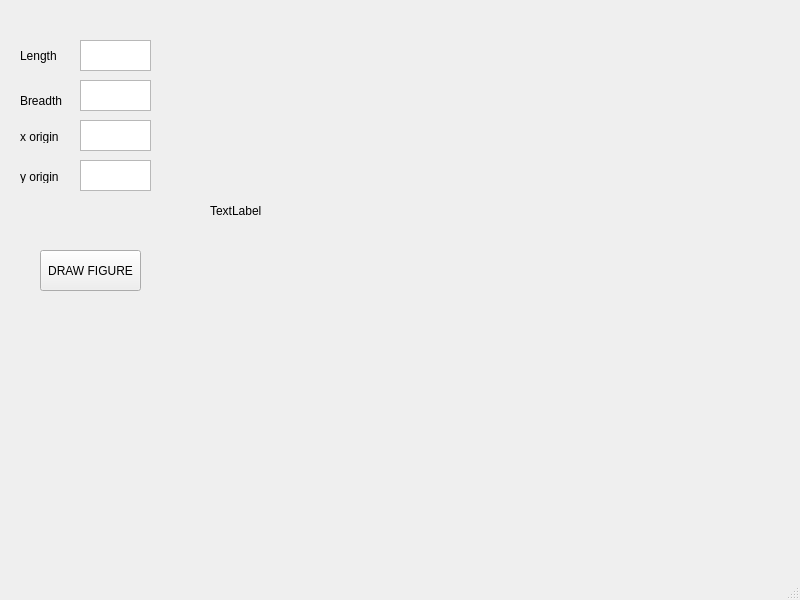
<?xml version="1.0" encoding="UTF-8"?>
<ui version="4.0">
 <class>MainWindow</class>
 <widget class="QMainWindow" name="MainWindow">
  <property name="geometry">
   <rect>
    <x>0</x>
    <y>0</y>
    <width>800</width>
    <height>600</height>
   </rect>
  </property>
  <property name="windowTitle">
   <string>MainWindow</string>
  </property>
  <widget class="QWidget" name="centralwidget">
   <widget class="QLabel" name="label">
    <property name="geometry">
     <rect>
      <x>20</x>
      <y>40</y>
      <width>51</width>
      <height>31</height>
     </rect>
    </property>
    <property name="text">
     <string>Length</string>
    </property>
   </widget>
   <widget class="QLabel" name="label_2">
    <property name="geometry">
     <rect>
      <x>20</x>
      <y>90</y>
      <width>51</width>
      <height>21</height>
     </rect>
    </property>
    <property name="text">
     <string>Breadth</string>
    </property>
   </widget>
   <widget class="QTextEdit" name="textEdit">
    <property name="geometry">
     <rect>
      <x>80</x>
      <y>40</y>
      <width>71</width>
      <height>31</height>
     </rect>
    </property>
   </widget>
   <widget class="QTextEdit" name="textEdit_2">
    <property name="geometry">
     <rect>
      <x>80</x>
      <y>80</y>
      <width>71</width>
      <height>31</height>
     </rect>
    </property>
   </widget>
   <widget class="QPushButton" name="pushButton">
    <property name="geometry">
     <rect>
      <x>40</x>
      <y>250</y>
      <width>101</width>
      <height>41</height>
     </rect>
    </property>
    <property name="text">
     <string>DRAW FIGURE</string>
    </property>
   </widget>
   <widget class="QLabel" name="label_3">
    <property name="geometry">
     <rect>
      <x>220</x>
      <y>20</y>
      <width>401</width>
      <height>401</height>
     </rect>
    </property>
    <property name="text">
     <string/>
    </property>
   </widget>
   <widget class="QLabel" name="label_4">
    <property name="geometry">
     <rect>
      <x>210</x>
      <y>10</y>
      <width>401</width>
      <height>401</height>
     </rect>
    </property>
    <property name="text">
     <string>TextLabel</string>
    </property>
   </widget>
   <widget class="QTextEdit" name="textEdit_3">
    <property name="geometry">
     <rect>
      <x>80</x>
      <y>120</y>
      <width>71</width>
      <height>31</height>
     </rect>
    </property>
   </widget>
   <widget class="QTextEdit" name="textEdit_4">
    <property name="geometry">
     <rect>
      <x>80</x>
      <y>160</y>
      <width>71</width>
      <height>31</height>
     </rect>
    </property>
   </widget>
   <widget class="QLabel" name="label_5">
    <property name="geometry">
     <rect>
      <x>20</x>
      <y>130</y>
      <width>47</width>
      <height>13</height>
     </rect>
    </property>
    <property name="text">
     <string>x origin</string>
    </property>
   </widget>
   <widget class="QLabel" name="label_6">
    <property name="geometry">
     <rect>
      <x>20</x>
      <y>170</y>
      <width>47</width>
      <height>13</height>
     </rect>
    </property>
    <property name="text">
     <string>y origin</string>
    </property>
   </widget>
  </widget>
  <widget class="QMenuBar" name="menubar">
   <property name="geometry">
    <rect>
     <x>0</x>
     <y>0</y>
     <width>800</width>
     <height>21</height>
    </rect>
   </property>
  </widget>
  <widget class="QStatusBar" name="statusbar"/>
 </widget>
 <resources/>
 <connections/>
</ui>
